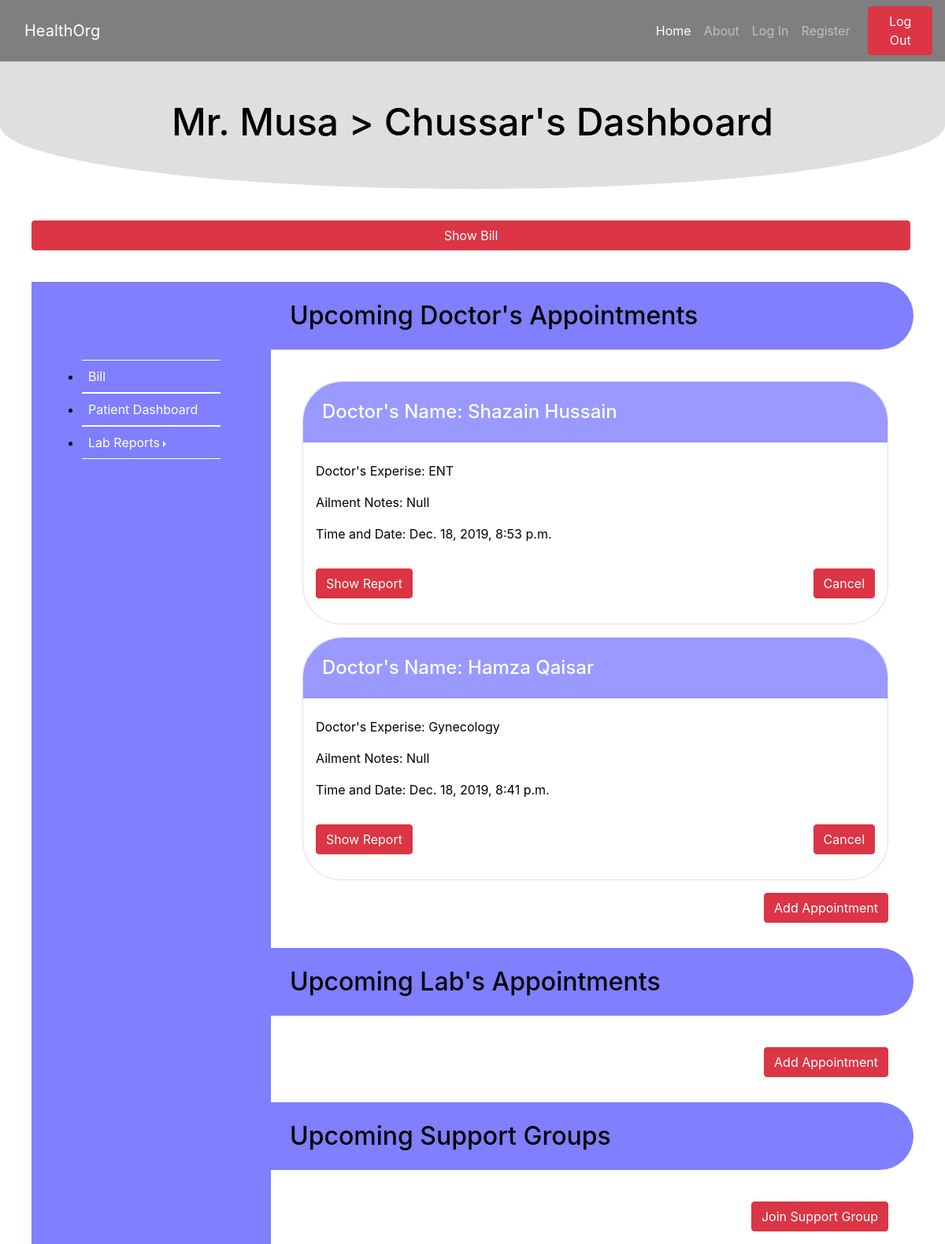
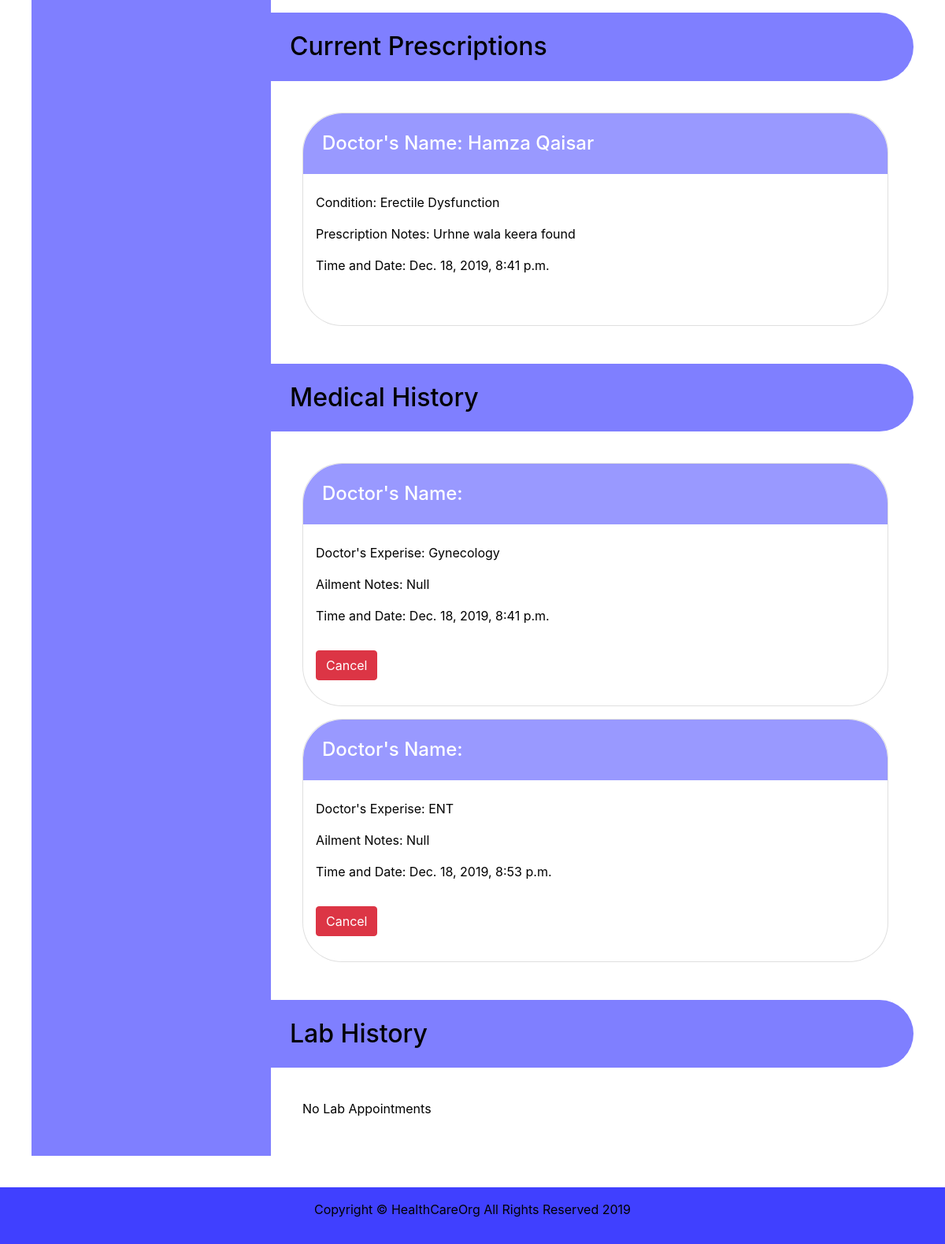
/patient/20, run on the app's committed database (2 pictures, top to bottom).
### main/models.py (models this page shows, shortened)
class User(AbstractUser):
    username = None
    email = models.EmailField(_('email address'), unique=True)
    USERNAME_FIELD = 'email'
    REQUIRED_FIELDS = ['first_name']
    objects = CustomUserManager()
    address = models.CharField(max_length=100, null=True)
    MALE = 'm'
    FEMALE = 'f'
    NONE = 'n'
    genders = [(MALE, 'male'),
                (FEMALE, 'female'),
                (NONE, 'None'),]
    gender = models.CharField(max_length=1, choices=genders, default=NONE)
    phone = models.CharField(max_length=11, null=True)
    cnic = models.CharField(max_length=15, null=True)
    age = models.PositiveIntegerField(default=0)
    @property
    def full_name(self):
        return '%s %s' % (self.first_name, self.last_name)

class Staff(User):
    joining_date = models.DateTimeField()
    salary = models.PositiveIntegerField(default=0)
    class Meta:
        verbose_name = "Staff"
        verbose_name_plural = "Staff"

class Doctor(Staff):
    specialization = models.CharField(max_length=100, null=True)
    fee = models.PositiveIntegerField(default=0)
    starting_time = models.TimeField()
    end_time = models.TimeField()
    class Meta:
        verbose_name = "Doctor"
        verbose_name_plural = "Doctors"

class Appointment(models.Model):
    notes = models.CharField(max_length=200, null=True)
    cancelled = models.BooleanField(default=False)
    time = models.DateTimeField()
    patient = models.ForeignKey(Patient, on_delete=models.CASCADE)
    def __str__(self):
        return self.patient.first_name + " Appointment" + self.time.__str__()
    class meta:
        abstract = True
        verbose_name = "Appointment"

class Prescription(models.Model):
    appointment = models.OneToOneField(DoctorAppointment, on_delete=models.CASCADE)
    tests = models.ManyToManyField('LabTest')
    conditions = models.TextField(max_length=500, null=True)
    notes = models.TextField(max_length=500, null=True)
    def __str__(self):
        return self.appointment.__str__() + " Prescription"
    class Meta:
        verbose_name = "Prescription"

### patient/views.py (the view)
# urls.py: path('', index),
def index(request, patient_id):
    patient = Patient.objects.get(pk=patient_id)
    docAppointments = DoctorAppointment.objects.filter(patient = patient_id).order_by('-time')
    docAppointments1 = DoctorAppointment.objects.filter(patient = patient_id)
    labAppointments = LabAppointment.objects.filter(patient = patient_id)
    labAppointments1 = LabAppointment.objects.filter(patient = patient_id)
    doctors = Doctor.objects.filter(pk__in = docAppointments.values_list('doctor'))
    doctors1 = Doctor.objects.filter(pk__in = docAppointments1.values_list('doctor'))
    conductors = HelpingStaff.objects.filter(pk__in = labAppointments.values_list('conducted_by'),role='ls')
    conductors1 = HelpingStaff.objects.filter(pk__in = labAppointments1.values_list('conducted_by'),role='ls')
    prescriptions = Prescription.objects.filter(appointment__in = docAppointments1)
    drugs = Drug.objects.filter(prescription__in = prescriptions)
    supportGroups = SupportGroup.objects.filter(members = patient_id)
    supportGroupConductors = SupportGroupConductor.objects.filter(pk__in = supportGroups.values_list('conducted_by'))
    print(patient.full_name)
    print(docAppointments)
    for docAppointment in docAppointments:
        print(docAppointment.doctor.id)
    print(prescriptions)
    context = {"patient" : patient,"docAppointments": docAppointments,
        "docAppointments1": docAppointments1,"labAppointments":labAppointments,
        "doctors":doctors,"doctors1":doctors1,"conductors":conductors,
        "conductors1":conductors1,"prescriptions": prescriptions,
        "drugs":drugs,"supportGroups" : supportGroups,
        "supportGroupsConductors" : supportGroupConductors}
    return render(request, 'patient/index.html', context=context)

### templates/patient/index.html (shortened to what this page needs)
{% extends 'base.html' %}
{% block content %}
{% include 'partials/_header.html' %}
<div class="patientPage">
<div class="patientHeader">
    <h1>Mr. {{patient.first_name}} > {{patient.last_name}}'s Dashboard</h1>
</div>
<a  href=" {% url 'patient:bill' patient.id %}" class="btn btn-danger">Show Bill</a>
<div class="mainContent patientContent">
    {% include 'partials/_aside.html' %}
    <article>
        <h2>Upcoming Doctor's Appointments</h2>
        <section class="cards upcoming-appointments">
            {% if docAppointments != null %}
                {% for docAppointment in docAppointments%}
                <div class="card appointment">
                    {% for doctor in doctors %}
                        {% if docAppointment.doctor.id == doctor.id %}
                            <h3>Doctor's Name: {{doctor.first_name}} {{doctor.last_name}}</h3>
                            <div class="appointment-content">
                                <div class="appointment-text">
                                    <p>Doctor's Experise: {{doctor.specialization}}</p>
                                    <p>Ailment Notes: {{docAppointment.notes}}</p>
                                    <span>Time and Date: {{docAppointment.time}}</span>
                                </div>
                                <div class="actionable">
                                    <button class="btn btn-danger">Show Report</button>
                                    <button class="btn btn-danger">Cancel</button>
                                </div>
                            </div>
                        {% endif %}
                    {% endfor %}
                </div>
                {% endfor %}
            {% else %}
                <p>No Upcoming Appointments within 3 days</p>
            {% endif %}
            <a href="{% url 'patient:getAppointment' patient.id %}" class="btn btn-danger addAppointment">Add Appointment</a>
        </section>
        <h2>Upcoming Lab's Appointments</h2>
        <section class="cards upcoming-appointments">
            <a href="#" class="btn btn-danger addAppointment">Add Appointment</a>
        </section>
        <h2>Upcoming Support Groups</h2>
        <section class="cards upcoming-appointments">
            <a href="#" class="btn btn-danger addAppointment">Join Support Group</a>
        </section>
        <h2>Current Prescriptions</h2>
        <section class="cards upcoming-appointments">
            {% if prescriptions != null %}
                {% for prescription in prescriptions %}
                <div class="card appointment">
                    {% for docAppointment in docAppointments %}
                        {% if docAppointment.id == prescription.appointment.id %}
                            {% for doctor in doctors %}
                                {% if doctor.id == docAppointment.doctor.id %}
                                    <h3>Doctor's Name: {{doctor.first_name}}  {{doctor.last_name}}</h3>
                                    <div class="appointment-content">
                                        <div class="appointment-text">
                                            <p>Condition: {{prescription.conditions}}</p>
                                            <p>Prescription Notes: {{prescription.notes}}</p>
                                            <span>Time and Date: {{docAppointment.time}}</span>
                                        </div>
                                    </div>
                                {% endif %}
                            {% endfor %}
                        {% endif %}
                    {% endfor %}
                </div>
                {% endfor %}
            {% else %}
                <p>No Prescription Found</p>
            {% endif %}
        </section>
        <h2>Medical History</h2>
        <section class="cards upcoming-appointments">
            {% if docAppointments1 != null %}
                {% for docAppointment in docAppointments1%}
                <div class="card appointment">
                    {% for doctor in doctors1 %}
                        {% if docAppointment.doctor.id == doctor.id %}
                            <h3>Doctor's Name: {{conductor.first_name}}  {{conductor.last_name}}</h3>
                            <div class="appointment-content">
                                <div class="appointment-text">
                                    <p>Doctor's Experise: {{doctor.specialization}}</p>
                                    <p>Ailment Notes: {{docAppointment.notes}}</p>
                                    <span>Time and Date: {{docAppointment.time}}</span>
                                </div>
                                <div class="actionable">
                                    <button class="btn btn-danger">Cancel</button>
                                </div>
                            </div>
                        {% endif %}
                    {% endfor %}
                </div>
                {% endfor %}
            {% else %}
                <p>No Doctor Appointments</p>
            {% endif %}
        </section>
        <h2>Lab History</h2>
        <section class="cards upcoming-appointments">
            {% if labAppointments1 != null %}
                {% for labAppointment in labAppointments1%}
                <div class="card appointment">
                    {% for conductor in conductors1 %}
                        {% if labAppointment.conducted_by == conductor.pk %}
                            <h3>Conductor's Name: {{conductor.first_name}} > {{conductor.last_name}}</h3>
                            <div class="appointment-content">
                                <div class="appointment-text">
                                    <span>Time and Date: {{labAppointment.time}}</span>
                                </div>
                                <div class="actionable">
                                    <a href="{% url 'patient:labReport' patient.id labAppointment.id %}" class="btn btn-danger">Show Report</a>
                                    <button class="btn btn-danger">Cancel</button>
                                </div>
                            </div>
                        {% endif %}
                    {% endfor %}
                </div>
                {% endfor %}
            {% else %}
                <p>No Lab Appointments</p>
            {% endif %}
         </section>
    </article>
</div>
</div>
{% endblock %}

### static/css/main-styles.css (style rules this page uses)
.roundCorners { animation-name: roundCorners; animation-duration: 0.25s; animation-delay: 1s; animation-iteration-count: 1; animation-fill-mode: forwards; }
html, body { height: auto; }
body { color: #000; display: flex; min-height: 100vh; flex-direction: column; justify-content: space-between }
a, a:focus, a:hover { color: #fff; }
h1 { color: rgba(0, 0, 255, 0.75); font-size: 3rem; }
h2 { font-size: 2rem; }
h3 { font-size: 1.5rem; }
.mainContent { display: flex; }
.service-cards,.appointments,.recur-patients,.upcoming-appointments { padding: 2em 2em 0; }
.service-cards .card,.appointments .card,.recur-patients .card,.upcoming-appointments .card { flex-direction: row; margin-bottom: 1em; background-color: rgba(0,0,0,0.5); color:white; border-radius: 50px; }
.patientHeader { background-color: rgba(127,127,127,0.25); text-align: center; padding: 3em 0; border-bottom-left-radius: 0% 0%; border-bottom-right-radius: 0% 0%; }
.patientHeader h1 { color: black; }
.mainContent.docContent,.mainContent.patientContent { padding: 0 2.5em 2.5em; }
.appointments .card,.recur-patients .card,.upcoming-appointments .card { background-color: transparent; color: black; flex-direction: column; border-radius: 50px; }
.upcoming-appointments .card,.labReports .card { background-color: rgba(255,255,255,0.75); }
.appointments,.recur-patients,.upcoming-appointments { margin: 0 0 2em 0.5em; display: flex; flex-direction: column; }
.addAppointment { align-self: flex-end; }
.appointment-content,.recur-patient-content { display: flex; flex-direction: column; justify-content: space-between; width: 100%; padding: 1em 1em 2em; }
.appointment-text,.recur-patient-text { margin-bottom: 2em; }
.appointments h3,.recur-patients h3,.upcoming-appointments h3 { background-color: rgba(0, 0, 255, 0.4); padding: 1em; color: white; border-top-right-radius: 50px; border-top-left-radius: 50px; }
.docContent h2,.patientContent h2 { background-color: rgba(0, 0, 255, 0.5); color: black; border-radius: 0 50px 50px 0; padding: 0.75em; }
.patientContent article { width: 100%; }
.patientContent .actionable { display: flex; justify-content: space-between; }
.patientPage > .btn.btn-danger { margin: 2.5em 2.5em; width: 93%; }

### data on the page
User: first_name "Musa", last_name "Chussar"
Doctor: first_name "Shazain", last_name "Hussain", specialization "ENT"
Appointment: notes "Null", time "Dec. 18, 2019, 8:53 p.m."
Doctor: first_name "Hamza", last_name "Qaisar", specialization "Gynecology"
Appointment: notes "Null", time "Dec. 18, 2019, 8:41 p.m."
Prescription: conditions "Erectile Dysfunction", notes "Urhne wala keera found"
